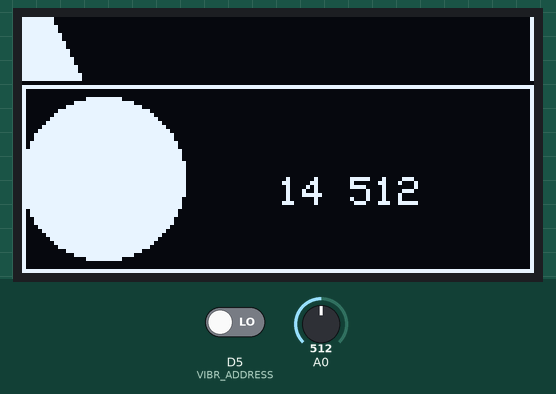
Recording of a sketch running on a simulated ESP8266 (NodeMCU). On the bench: 128×64 one-colour display. The test bench sets the inputs (shaded band); at power-on: A0 = 512, D5 (VIBR_ADDRESS) LOW.

Above: at 3.72 s.
3.8 s: A0 set to 716
At 3.87 s:
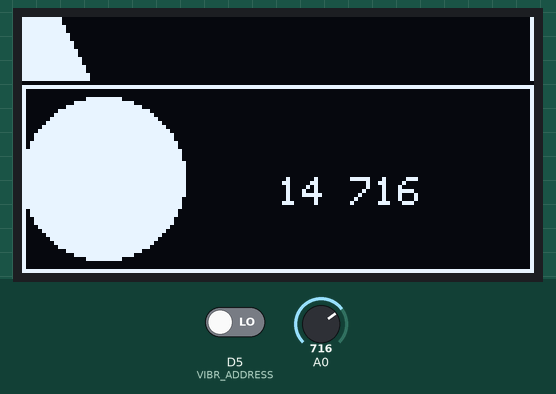
5.5 s: D5 (VIBR_ADDRESS) driven HIGH
At 5.54 s:
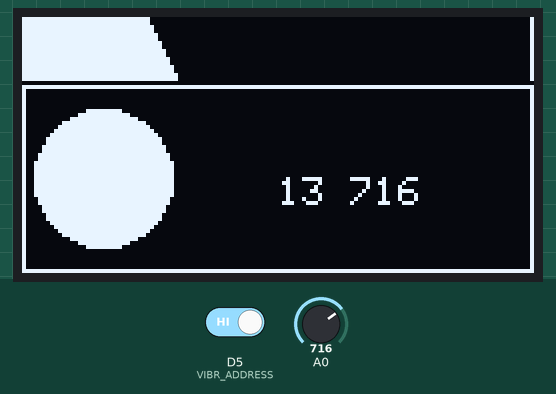
7.0 s: A0 set to 900
At 7.06 s:
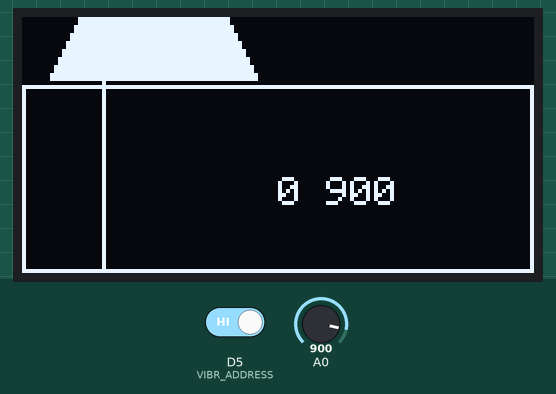
8.5 s: D5 (VIBR_ADDRESS) driven LOW
At 8.57 s:
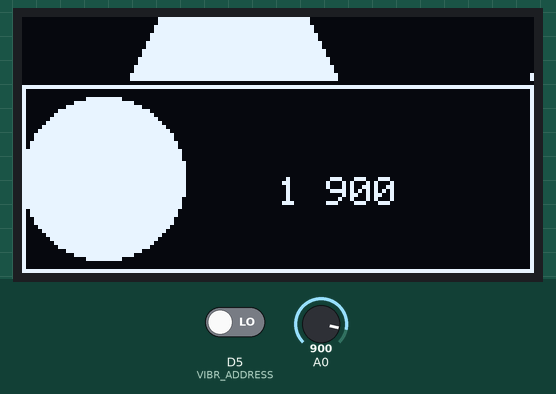
10.0 s: A0 set to 1023
At 10.09 s:
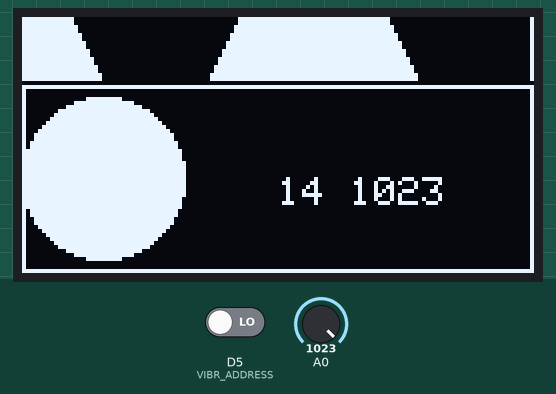

The sketch:

punchcntr.ino
```cpp
/**************************************************************************
Punchcntr
Counts pulses coming from digital input and calculates sliding window of
one second and saves that in to array. The data are plotted as trend on
display SSD1306 plus intermediate values.
 **************************************************************************/

#include <SPI.h>
#include <Wire.h>
#include <Adafruit_GFX.h>
#include <Adafruit_SSD1306.h>
#include <assert.h>

#include "buffers.h"

#define SCREEN_WIDTH 128  // OLED display width, in pixels
#define SCREEN_HEIGHT 64  // OLED display height, in pixels

// Declaration for an SSD1306 display connected to I2C (SDA, SCL pins)
// The pins for I2C are defined by the Wire-library.
#define OLED_RESET -1        // Reset pin # (or -1 if sharing Arduino reset pin)
#define SCREEN_ADDRESS 0x3C  ///< See datasheet for Address; 0x3D for 128x64, 0x3C for 128x32
#define VIBR_ADDRESS D5 // Pin for the vibration sensor
#define VIBR_ADDRESS_ANALOG D0 // Pin for the vibration sensor
#define YELLOW_Y_MAX 16 // Number of rows for the yellow part of display
#define BLUE_Y_MIN 17 // Starting row for the blue part of display

Adafruit_SSD1306 display(SCREEN_WIDTH, SCREEN_HEIGHT, &Wire, OLED_RESET);
int maxRadius = 20;
int radius;
int radiusStep = 3;

void setup() {

  Serial.begin(115200);

  // SSD1306_SWITCHCAPVCC = generate display voltage from 3.3V internally
  if (!display.begin(SSD1306_SWITCHCAPVCC, SCREEN_ADDRESS)) {
    Serial.println(F("SSD1306 allocation failed"));
    for (;;);  // Don't proceed, loop forever
  }

  delay(2000);
  display.clearDisplay();

  display.setTextSize(1);
  display.setTextColor(WHITE);  // no effect
  display.println("Starting!");
  display.display();
  delay(500);
  pinMode(VIBR_ADDRESS_ANALOG, INPUT);

  pinMode(VIBR_ADDRESS, INPUT); /* Initialize Button Pin as Output */

}

CircBuffer<SCREEN_WIDTH, int> avgs;
DataBuffer hits;
int avgMax = 0;

void loop() {

  // Get data from sensor
  int sensorValue = digitalRead(VIBR_ADDRESS) ^ 1;
  int analog = analogRead(VIBR_ADDRESS_ANALOG);
  unsigned long time = micros();
  if (sensorValue) {
    hits.add(time);
  }

  // Count number of hits
  avgs.add(hits.n_hits_sec_back(time));

  // Draw yellow graph
  display.clearDisplay();
  for (int i = 0; i < SCREEN_WIDTH; ++i) {
    int iAvg = avgs.getNFwd(i);
    if (iAvg) {
      display.drawFastVLine(SCREEN_WIDTH - i - 1, (YELLOW_Y_MAX - iAvg * 2), iAvg * 2, 1);
    }
  }
  display.drawRect(0, BLUE_Y_MIN, SCREEN_WIDTH, SCREEN_HEIGHT-BLUE_Y_MIN, 1);

  // draw Circle
  if (sensorValue) {
    radius = maxRadius;
  } else {
    radius -= radiusStep;
  }
  display.fillCircle(20, BLUE_Y_MIN + (SCREEN_HEIGHT - BLUE_Y_MIN) / 2, radius, 1);

  // draw text
  display.setCursor(64, BLUE_Y_MIN + (SCREEN_HEIGHT - BLUE_Y_MIN) / 2);
  display.printf("%d %d", avgs.getCurr(), analog);

  // finish
  display.display();
  delay(50);
}
```

buffers.h
```cpp
#ifndef BUFFERS_H
#define BUFFERS_H

template<size_t buffer_size, typename buffer_type>
struct CircBuffer {
  const static size_t n = buffer_size;
  buffer_type data[buffer_size];
  int idx = 0;

  CircBuffer() {
    //zero out the buffer;
    for (int i = 0; i < n; i++) {
      data[i] = 0;
    }
  }

  void add(buffer_type t) {
    idx = (idx + 1) % n;
    data[idx] = t;
  }

  buffer_type getNFwd(int i) {
    assert(i < n);
    return data[(i + idx) % n];
  }

  buffer_type getNBck(int i) {
    assert(i < n);
    int shifted = (i > idx) ? (n + idx - i - 1) : (idx - i);
    return data[shifted];
  }

  buffer_type get(int i) {
    assert(i < n);
    return data[i];
  }

  buffer_type getCurr() {
    return data[idx];
  }
};

#define DATA_SIZE 100

struct DataBuffer : CircBuffer<DATA_SIZE, unsigned long> {
  int n_hits_sec_back(unsigned long time) {
    int cnt = 0;
    for (int i = 0;; ++i) {
      if (time - getNBck(i) > 1000000) {
        break;
      }
      cnt++;
    }
    return cnt;
  }
};

#endif
```
